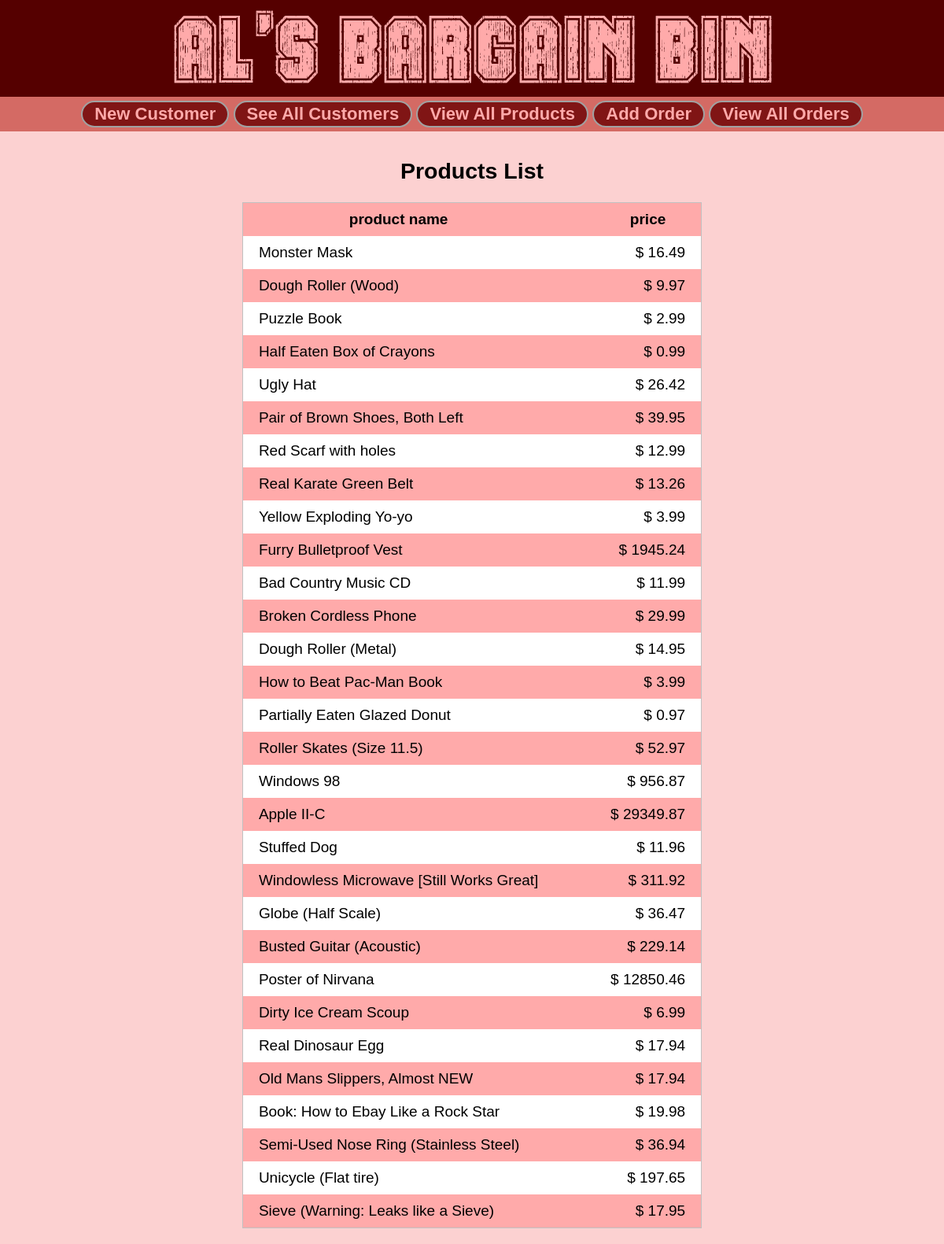
/viewproducts.php, run on the app's committed database.
### tables this page shows
CREATE TABLE IF NOT EXISTS products (
  product_id INT(8) NOT NULL AUTO_INCREMENT,
  name VARCHAR(50) NOT NULL,
  price DECIMAL(10,2) NOT NULL,
  PRIMARY KEY (product_id)
);

### php/DBConnect.php (called while the page is built, shortened)
<?php
$connStatus=true;
?>

### viewproducts.php (the view, shortened to what this page needs)
<?php
include "header.php";
include "php/DBConnect.php";
if ($conn->connect_errno) {
		echo "$mysqli->connect_errno";
}else{
	if ($connStatus){
		$selectSQL="SELECT * FROM products";
		$result=$conn->query($selectSQL);
			if ($conn->error){
				echo "Query Error: $conn->error";
			}
			else{
				echo "<h2 class='center'>Products List</h2>";
				echo "\n<table id='TblForm'>\n";
				echo "<tr><th>product name</th><th>&nbsp;&nbsp;&nbsp;&nbsp;&nbsp;&nbsp;</th><th>price</th></tr>\n";
				if ($result) {
					if($result->num_rows === 0){
						echo "<tr><td colspan='3' class='center bold'>There are no products.</td></tr>\n";
					}else{
						while($row = mysqli_fetch_assoc($result)) {
							echo "<tr>";
							echo "<td>".$row["name"]."</td>";
							echo "<td>&nbsp;</td>";
							echo "<td class='right'>$ ".$row["price"]."</td>";
							echo "</tr>\n";
						}
					}
				}
				echo "</table>\n";
			}
	}
}
include "footer.php";
?>

### styles/styles.css (style rules this page uses)
body { background-color: #fcd1d1; color: black; font-family: Calibri, Arial; font-size: 19px; margin: 0; }
table { margin-right: auto; margin-left: auto; background-color:whitesmoke; padding:0px 40px 40px 40px; border:1px silver solid; }
#TblForm { border-collapse:collapse; }
#TblForm tr:nth-child(odd) { background: #ffaaaa; }
#TblForm tr:nth-child(even) { background: #FFF; }
#TblForm th { padding:10px; }
#TblForm td { border:none; padding:10px 20px 10px 20px; }
#TblForm tr { border:none; }
.center { text-align:center; }
.right { text-align:right; }

### data on the page
products: name "Monster Mask", price "16.49"
products: name "Dough Roller (Wood)", price "9.97"
products: name "Puzzle Book", price "2.99"
products: name "Half Eaten Box of Crayons", price "0.99"
products: name "Ugly Hat", price "26.42"
products: name "Pair of Brown Shoes, Both Left", price "39.95"
products: name "Red Scarf with holes", price "12.99"
products: name "Real Karate Green Belt", price "13.26"
products: name "Yellow Exploding Yo-yo", price "3.99"
products: name "Furry Bulletproof Vest", price "1945.24"
products: name "Bad Country Music CD", price "11.99"
products: name "Broken Cordless Phone", price "29.99"
products: name "Dough Roller (Metal)", price "14.95"
products: name "How to Beat Pac-Man Book", price "3.99"
products: name "Partially Eaten Glazed Donut", price "0.97"
products: name "Roller Skates (Size 11.5)", price "52.97"
products: name "Windows 98", price "956.87"
products: name "Apple II-C", price "29349.87"
products: name "Stuffed Dog", price "11.96"
products: name "Windowless Microwave [Still Works Great]", price "311.92"
products: name "Globe (Half Scale)", price "36.47"
products: name "Busted Guitar (Acoustic)", price "229.14"
products: name "Poster of Nirvana", price "12850.46"
products: name "Dirty Ice Cream Scoup", price "6.99"
products: name "Real Dinosaur Egg", price "17.94"
products: name "Old Mans Slippers, Almost NEW", price "17.94"
products: name "Book: How to Ebay Like a Rock Star", price "19.98"
products: name "Semi-Used Nose Ring (Stainless Steel)", price "36.94"
products: name "Unicycle (Flat tire)", price "197.65"
products: name "Sieve (Warning: Leaks like a Sieve)", price "17.95"
